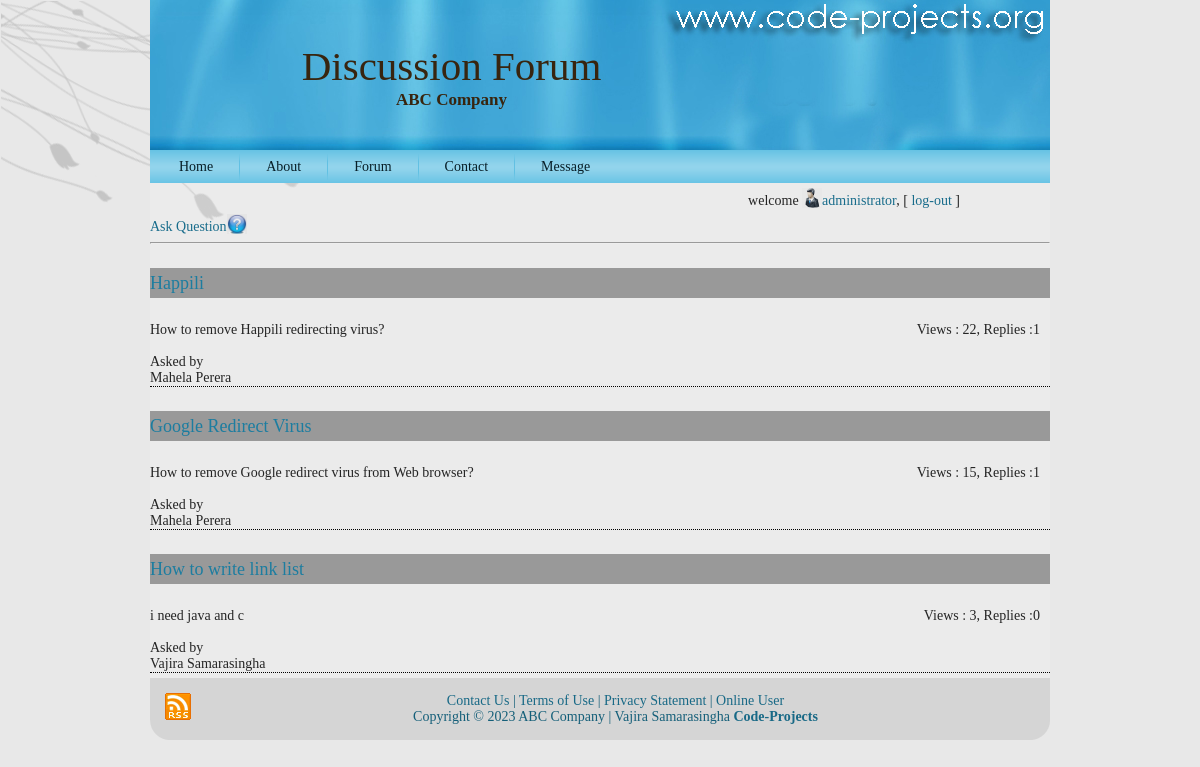
The app's page /questions.php?id=19 (signed in) with its own data.
### tables this page shows
CREATE TABLE `question` (
  `question_id` int(11) NOT NULL,
  `heading` varchar(50) NOT NULL,
  `question_detail` varchar(2000) NOT NULL,
  `datetime` timestamp NOT NULL DEFAULT current_timestamp(),
  `user_id` int(11) NOT NULL,
  `subtopic_id` int(11) NOT NULL,
  `views` int(11) NOT NULL
);

CREATE TABLE `user` (
  `user_id` int(11) NOT NULL,
  `country` varchar(50) NOT NULL,
  `state` varchar(50) NOT NULL,
  `address` varchar(500) NOT NULL,
  `user_type` varchar(50) NOT NULL,
  `username` varchar(50) DEFAULT NULL,
  `fullname` varchar(50) DEFAULT NULL,
  `password` varchar(50) DEFAULT NULL,
  `user_acc_active` tinyint(1) DEFAULT NULL,
  `dob` date NOT NULL,
  `e_mail` varchar(100) DEFAULT NULL,
  `gender` varchar(20) NOT NULL,
  `uimg` varchar(255) NOT NULL,
  `isuser` tinyint(1) NOT NULL
);

### utility.php (called while the page is built, shortened)
<?php
$con=mysqli_connect ("localhost", "root","","tech_forum");
	function ExecuteQuery ($SQL)
	{
		global $con;
		mysqli_select_db($con,"tech_forum");
		$rows = mysqli_query ($con,$SQL);
		return $rows;
	}
?>

### questions.php (the view)
<?php session_start();
	require("header.php");
	require("checkUser.php");
	$id=$_GET["id"];
?>
<a href="question.php?stid=<?php echo $id ?>">Ask Question<img src="res/images/askq.jpg"  class='imagedel'/></a>
<hr />
<?php
	$str="SELECT * FROM question, user WHERE question.user_id=user.user_id and subtopic_id=$id";
	$result=ExecuteQuery($str);
	$no_rows = mysqli_num_rows($result);
	if ($no_rows > 0)
	{
		while($row = mysqli_fetch_array($result))
		{
			$rowsc=ExecuteQuery("SELECT count(*) as counter from answer where question_id=$row[question_id]");
			$rowc = mysqli_fetch_array($rowsc);
			$count = $rowc['counter'];
			echo "<h4>";
			echo "<span class='box2'>";
			echo "<span class='head'><a href='questionview.php?qid=$row[question_id]' >$row[heading]</a> </span>";
			echo "</span>";
			echo "</h4>";
			echo "$row[question_detail] <span class='view2'>Views : $row[views], Replies :$count</span>";
			echo "<br/><br/>";
			echo "Asked by<br/>$row[fullname]";
			echo "<br/><div class='line'></div>";
		}
	}
	else
	{
		echo "No questions at the moment";
	}
?>
<?php require("footer.php")?>

### res/style.css (style rules this page uses)
.line { border-bottom:1px dotted black; }
.view2 { float:right; margin-right:10px; font-weight:normal; }
.box2 .head { display:block; height:30px; background-color:#999999; font-weight:bold; line-height:30px; }
.box2 { width: auto; background-color:#CCC; display:block; }
body { margin: 0 auto; padding: 0; background-color: #E8E8E8; }
a img { border: 0; }
body { font-family: Georgia, "Times New Roman", Times, Serif; font-size: 14px; color: #242424; }
a { font-family: Georgia, "Times New Roman", Times, Serif; text-decoration: none; color: #186C8B; }
a:link { font-family: Georgia, "Times New Roman", Times, Serif; text-decoration: none; color: #186C8B; }
h1, h2, h3, h4, h5, h6, h1 a, h2 a, h3 a, h4 a, h5 a, h6 a h1 a:hover, h2 a:hover, h3 a:hover, h4 a:hover, h5 a:hover, h6 a:hover h1 a:visited, h2 a:visited, h3 a:visited, h4 a:visited, h5 a:visited, h6 a:visited { font-weight: normal; font-style: normal; text-decoration: none; }
h4, h4 a, h4 a:link, h4 a:visited, h4 a:hover { font-family: Georgia, "Times New Roman", Times, Serif; font-size: 18px; color: #1C7DA0; }
.imagedel { height:20px; width:20px; vertical-align:text-top; vertical-align:text-bottom; }

### records on screen
question: heading "Happili", question_detail "How to remove Happili redirecting virus?", views "22", count "1", user.fullname "Mahela Perera"
question: heading "Google Redirect Virus", question_detail "How to remove Google redirect virus from Web browser?", views "15", count "1", user.fullname "Mahela Perera"
question: heading "How to write link list", question_detail "i need java and c", views "3", count "0", user.fullname "Vajira Samarasingha"

### other values on screen
$_SESSION["fn"] "administrator"
